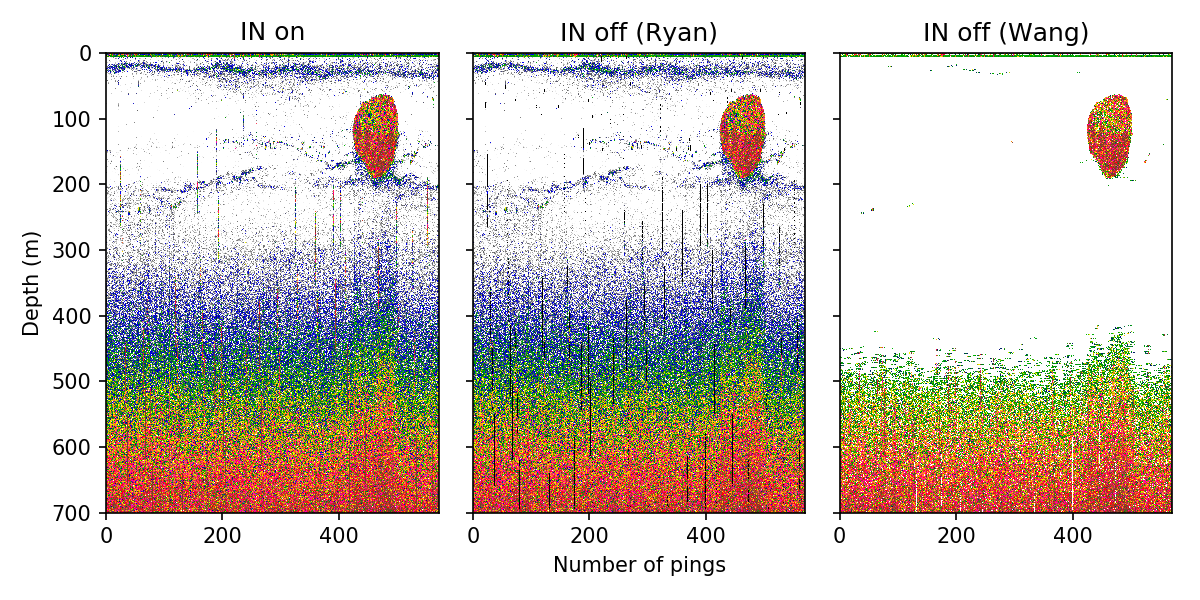

Python code for this plot:
#!/usr/bin/env python3
# -*- coding: utf-8 -*-
"""
Example using mask_impulse.py for masking impulse noise in acoustic data
collected norwest off South Georgia.

Created on Tue Jun 11 11:05:12 2019
@author: Alejandro Ariza, British Antarctic Survey
"""

#------------------------------------------------------------------------------
# import modules
import os
import numpy as np
from echolab2.instruments import EK60
from echopy import mask_impulse as mIN
import matplotlib.pyplot as plt
from echopy.cmaps import cmaps

#------------------------------------------------------------------------------
# load rawfile
path = os.path.abspath(os.path.join(os.path.dirname(__file__), '..', 'data'))
rawfile = os.path.join(path, 'JR230-D20091215-T121917.raw')
ek60    = EK60.EK60()
ek60.read_raw(rawfile)

#------------------------------------------------------------------------------
# get 120 kHz data
raw120 = ek60.get_raw_data(channel_number=2)
Sv120  = np.transpose(raw120.get_Sv().data)
t120   = raw120.get_Sv().ping_time
p120   = np.arange(len(t120))
r120   = raw120.get_Sv().range

#------------------------------------------------------------------------------
# Get mask for impulse noise with Ryan's algorithm
m120ryan , m120ryan_ = mIN.ryan(Sv120, r120, m=5, n=1, thr=10)

#------------------------------------------------------------------------------
# Clean impulse noise using Ryan's mask
Sv120ryan            = Sv120.copy()
Sv120ryan[m120ryan]  = np.nan

#------------------------------------------------------------------------------
# Clean Sv from impulse noise with Wang's algorithm
Sv120wang, m120wang_ = mIN.wang(Sv120)

# Note that Wang's algorithm does not return a mask with impulse noise detected
# but Sv without impulse noise and other Sv modifications. It also removes
# Sv signal below and above the target of interest. In this case, krill swarms.

#------------------------------------------------------------------------------
# Figures
plt.figure(figsize=(8,4))

# Sv original
plt.subplot(131).invert_yaxis()
plt.pcolormesh(p120, r120, Sv120, vmin=-80, vmax=-50, cmap=cmaps().ek500)
plt.ylabel('Depth (m)')
plt.title('IN on')

# IN removed with Ryan's algorithm
plt.subplot(132).invert_yaxis()
plt.pcolormesh(p120, r120, Sv120ryan, vmin=-80, vmax=-50, cmap=cmaps().ek500)
plt.tick_params(labelleft=False)
plt.xlabel('Number of pings')
plt.title('IN off (Ryan)')

# IN removed (and further signal) with Wang's algorithm
plt.subplot(133).invert_yaxis()
plt.pcolormesh(p120, r120, Sv120wang, vmin=-80, vmax=-50, cmap=cmaps().ek500)
plt.tick_params(labelleft=False)
plt.title('IN off (Wang)')

# Show and save
plt.tight_layout()
plt.show()
#plt.savefig('masking_impulse_noise.png', figsize=(8,4), dpi=150)